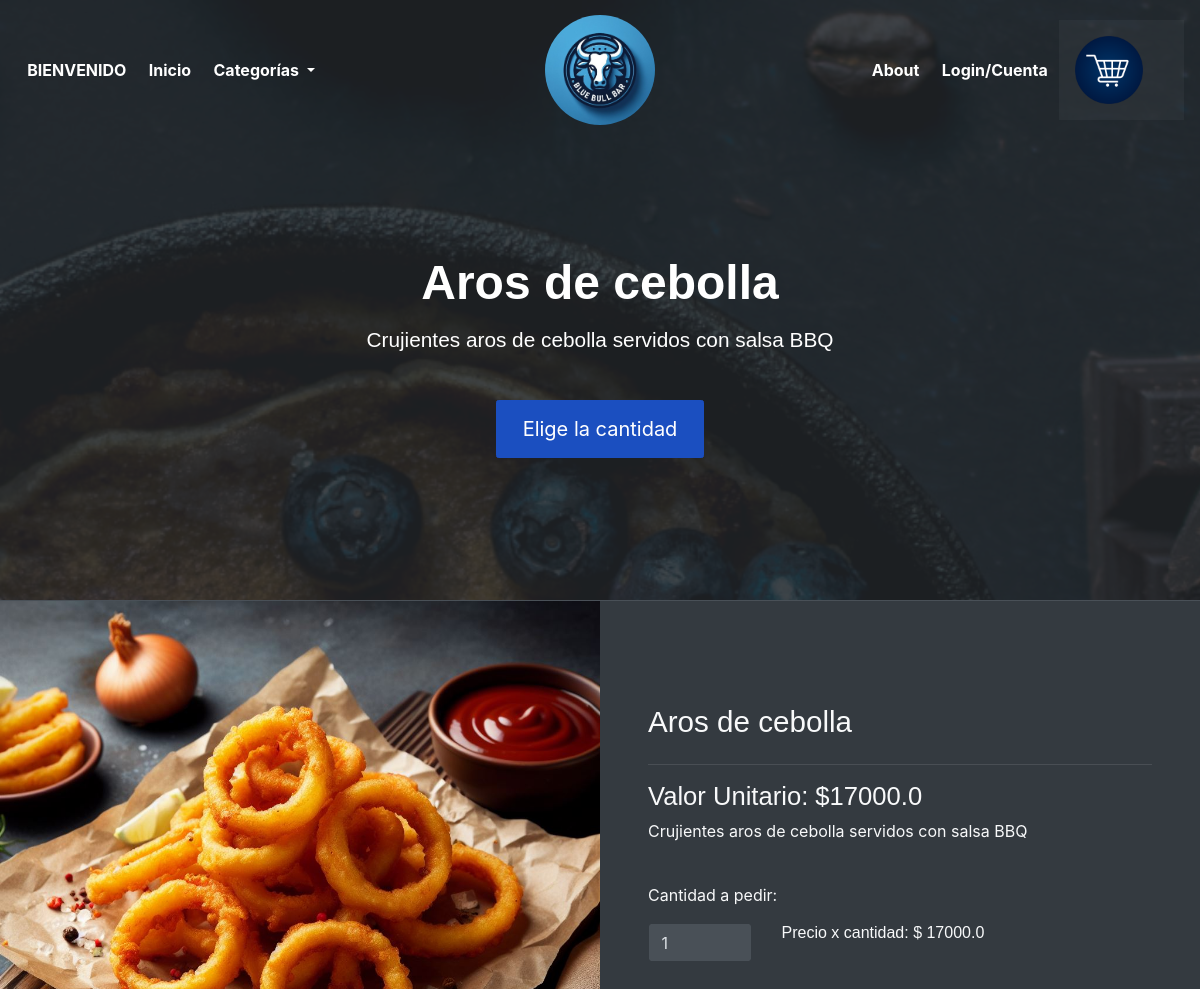
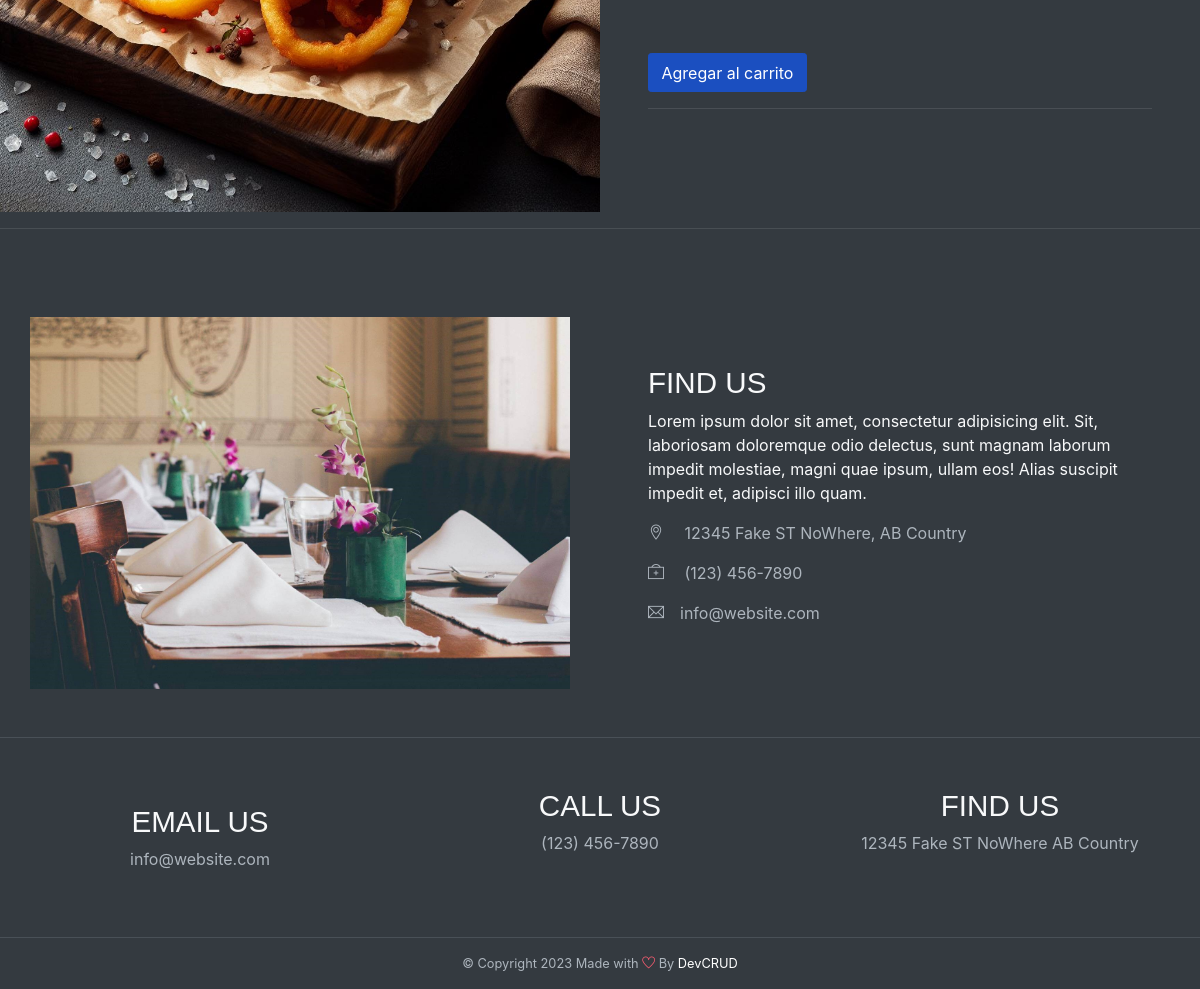
/detalles/2, run on the app's committed database (2 pictures, top to bottom).
### tables this page shows
CREATE TABLE Menu (
            id INTEGER PRIMARY KEY,
            nombre TEXT NOT NULL,
            descripcion TEXT,
            precio REAL NOT NULL,
            categoria TEXT NOT NULL,
            imagen TEXT NOT NULL
        );

### app/inicio/routes.py (the view)
@inicio_bp.route('/detalles/<id>')
def detalles(id):
    try:
        id=int(id)
        item_menu=obtener_por_id(id)
        print(item_menu)
        cart=obtener_carrito()
        usuario=None
        if 'email' in session:
            email_usuario=session['email']
            usuario=obtener_por_email(email_usuario)
        return render_template('detalles.html', usuario=usuario, item_menu=item_menu, total_items_cart=cart.total_items())
    except:
        abort(400)

### app/models/cart.py (called while the page is built)
    def total_items(self):
        total=0
        for item in self.items:
            total+=item.cantidad
        return total

    def to_dict(self):
        return {
            'items': [
                {
                    'item_id': item.item_id,
                    'cantidad': item.cantidad,
                    'precio_cantidad': item.precio_cantidad
                }
                for item in self.items
            ]
        }

### app/models/menu.py (called while the page is built)
    def __str__(self):
        return f"{self.id}:{self.nombre}"

### app/services/cart.py (called while the page is built)
def obtener_carrito():
    if 'cart' not in session:
        cart = Cart()
        session['cart'] = cart.to_dict()
    else:
        cart = Cart.from_dict(session['cart'])
    return cart

### app/services/menu_service.py (called while the page is built)
def obtener_por_id(id):
    db_path = current_app.config['DATABASE_URI'].replace('sqlite:///', '')
    conn = sqlite3.connect(db_path)
    cursor = conn.cursor()
    cursor.execute("SELECT * FROM Menu WHERE id = ?", (id,))
    row = cursor.fetchone()
    if row:
        item = MenuItem(*row)
    else:
        item = None
    conn.close()
    return item

### app/inicio/templates/detalles.html (shortened to what this page needs)
{% extends "base.html"%}
{% block content %}
<header id="home" class="header">
    <div class="overlay text-white text-center">
        <br><br><br><br>
        <h1 class=" font-weight-bold my-3">{{item_menu.nombre}}</h1>
        <h5 class="mb-5">{{item_menu.descripcion}}</h5>
        <a class="btn btn-lg btn-primary" href="#cart">Elige la cantidad</a>
    </div>
</header>
<div id="cart" class="container-fluid bg-dark text-light border-top wow fadeIn">
    <div class="row">
        <div class="col-md-6 px-0">
            {% if item_menu.imagen.startswith('http') %}
            <img src="{{ item_menu.imagen }}" alt="template by DevCRID http://www.devcrud.com/"
                class="rounded-0 card-img-top mg-responsive">
            {% else %}
            <img src="{{ url_for('static', filename='img/menu/' + item_menu.imagen) }}"
                alt="template by DevCRID http://www.devcrud.com/" class="rounded-0 card-img-top mg-responsive">
            {% endif %}
        </div>
        <div class="col-md-6 px-5 has-height-lg middle-items mt-3">
            <h3>{{item_menu.nombre}}</h3>
            <hr>
            <h4>Valor Unitario: ${{item_menu.precio}}</h4>
            <p>{{item_menu.descripcion}}</p>
            <br>
            <form action="{{ url_for('cart.agregar_item',id_item=item_menu.id)}}" method="post">
                <label for="cantidad">Cantidad a pedir:</label>
                <div class="row">
                    <div class="col-sm-6 col-md-3 col-xs-12 my-2">
                        <input type="number" id="cantidad" name="cantidad" value="1" min="1" max="" class="form-control"
                            oninput="actualizar_precio()">
                    </div>
                    <div class="col-sm-6 col-md-6 col-xs-6 my-2">
                        <h6>Precio x cantidad: $ <span id="precio_total">{{item_menu.precio}}</span></h6>
                    </div>
                </div>
                <br>
                <input type="number" id="precio" hidden name="precio" value="{{item_menu.precio}}"><br>
                    value="{{item_menu.precio}}"><br>
                <button id="agregar" type="submit" class="btn btn-primary">Agregar al carrito</button>
            </form>
            <hr>
        </div>
    </div>
</div>
<hr>
{% endblock %}

### data on the page
Menu: nombre "Aros de cebolla", descripcion "Crujientes aros de cebolla servidos con salsa BBQ", imagen (picture), precio "17000.0"
